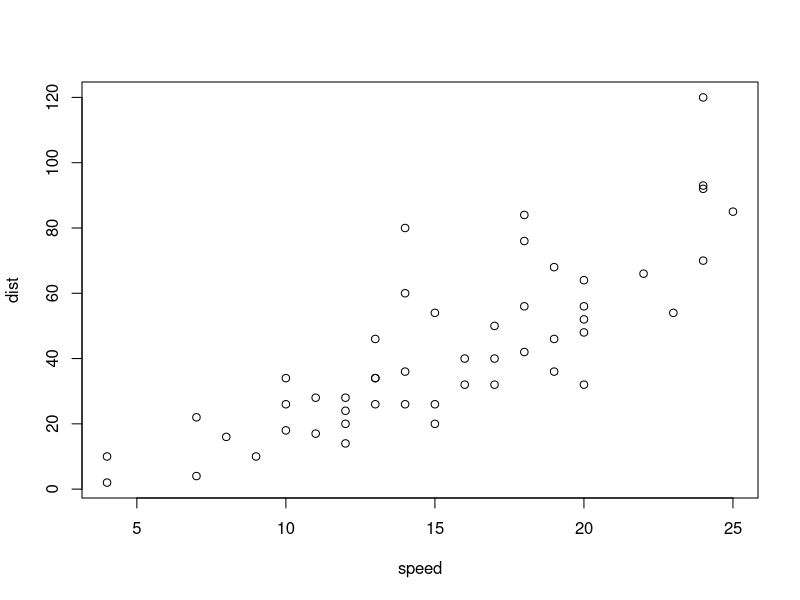
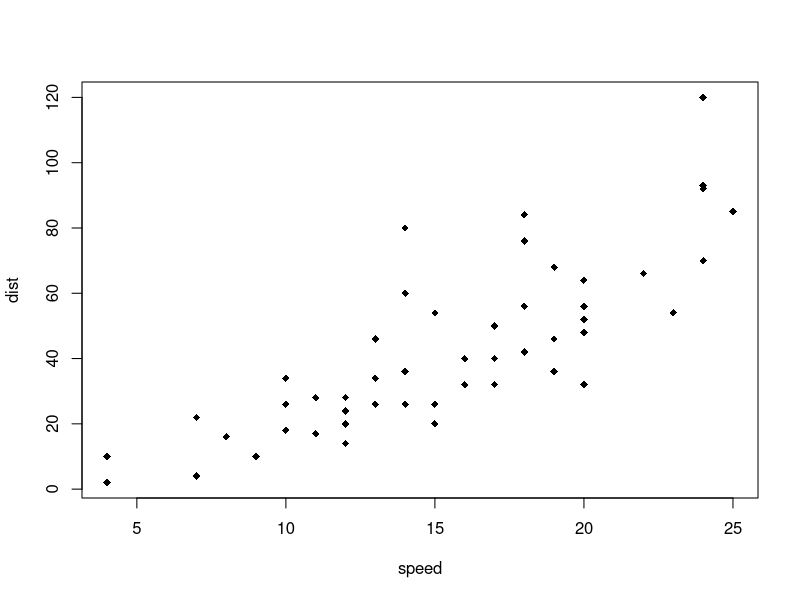

The R script that drew these images, in order:
## ---- chunk 1
plot(cars)
## ---- chunk 2
plot(cars, pch = 18)
## ---- chunk 3
print("hello world")
